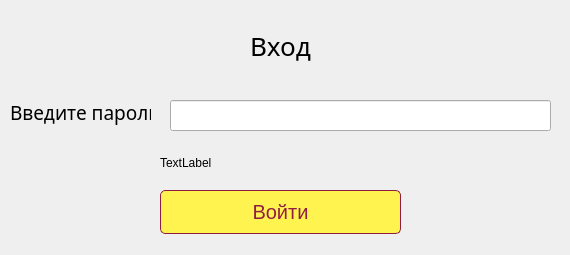
<?xml version="1.0" encoding="UTF-8"?>
<ui version="4.0">
 <class>SignInWindow</class>
 <widget class="QWidget" name="SignInWindow">
  <property name="geometry">
   <rect>
    <x>0</x>
    <y>0</y>
    <width>570</width>
    <height>255</height>
   </rect>
  </property>
  <property name="windowTitle">
   <string>Вход</string>
  </property>
  <widget class="QLineEdit" name="password_line">
   <property name="geometry">
    <rect>
     <x>170</x>
     <y>100</y>
     <width>381</width>
     <height>31</height>
    </rect>
   </property>
   <property name="sizePolicy">
    <sizepolicy hsizetype="Expanding" vsizetype="Expanding">
     <horstretch>0</horstretch>
     <verstretch>0</verstretch>
    </sizepolicy>
   </property>
  </widget>
  <widget class="QPushButton" name="sign_in_btn">
   <property name="geometry">
    <rect>
     <x>160</x>
     <y>190</y>
     <width>241</width>
     <height>44</height>
    </rect>
   </property>
   <property name="styleSheet">
    <string notr="true">QPushButton {font-family:Yu Gothic UI ;
					font-size: 20px;
					background-color: #FFF44F;
					border: 1px solid #911E42;
					border-radius: 5px;
					color: #911E42;
					position: relative;
					box-sizing: border-box;
					transition: all 700ms ease;}

QPushButton:hover {
	background: #911E42;
	color: #FFF44F;
	box-shadow: inset 0 0 0 3px #b84642;
}</string>
   </property>
   <property name="text">
    <string>Войти</string>
   </property>
  </widget>
  <widget class="QLabel" name="label_3">
   <property name="geometry">
    <rect>
     <x>250</x>
     <y>30</y>
     <width>71</width>
     <height>31</height>
    </rect>
   </property>
   <property name="styleSheet">
    <string notr="true">font-family: Yu Gothic UI Semibold;
font-size: 26px;</string>
   </property>
   <property name="text">
    <string>Вход</string>
   </property>
  </widget>
  <widget class="QLabel" name="label_4">
   <property name="geometry">
    <rect>
     <x>10</x>
     <y>100</y>
     <width>141</width>
     <height>25</height>
    </rect>
   </property>
   <property name="styleSheet">
    <string notr="true">QLabel {font-family: Yu Gothic UI Semibold;
font-size: 19px;}</string>
   </property>
   <property name="text">
    <string>Введите пароль</string>
   </property>
  </widget>
  <widget class="QLabel" name="error_label">
   <property name="geometry">
    <rect>
     <x>160</x>
     <y>153</y>
     <width>241</width>
     <height>20</height>
    </rect>
   </property>
   <property name="text">
    <string>TextLabel</string>
   </property>
  </widget>
 </widget>
 <resources/>
 <connections/>
</ui>
